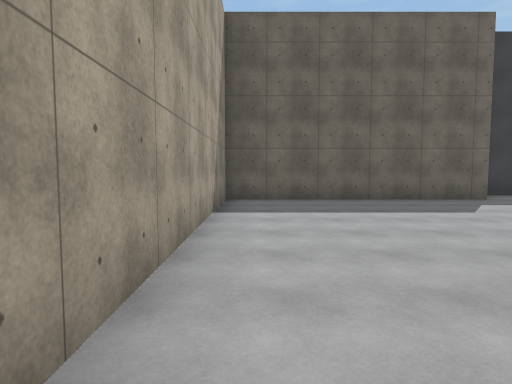
View 1 (above)

20 first-person views from a walk through a scene from a Unity 3-D project. The camera is 1.5 m above the floor, tilts 4° down and sees 75° across. The floor is counted in squares, 2 m on a side. Each view is taken from the middle of a square. On the plan, view 1 faces up. The plan holds only what a view shows up to about 11 squares ahead; the rest is blank. The place goes on beyond the plan. The player character is not drawn. Surface patterns are stand-ins for the level's own textures.

View 2
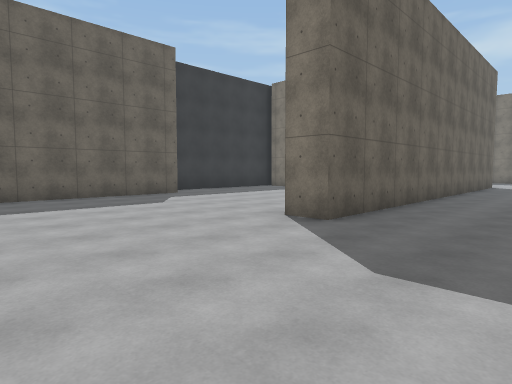

View 3
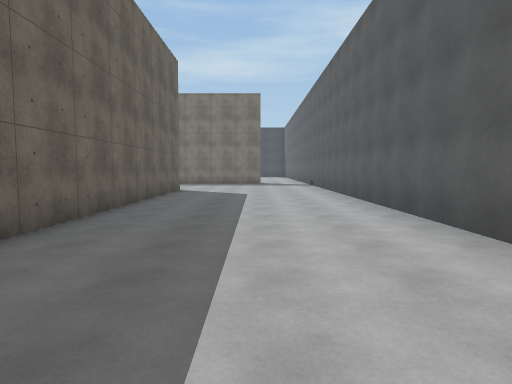

View 4
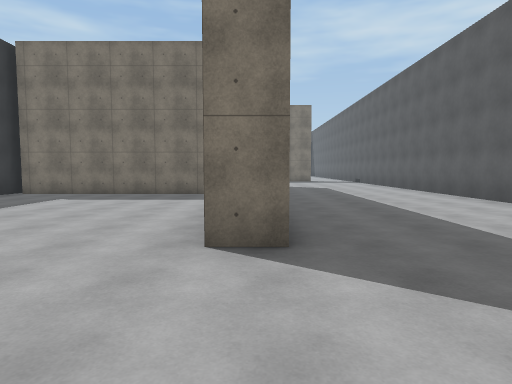

View 5
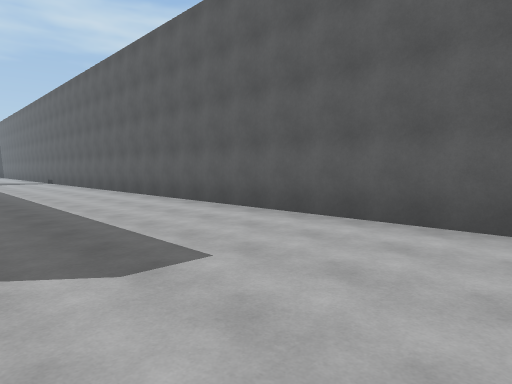

View 6
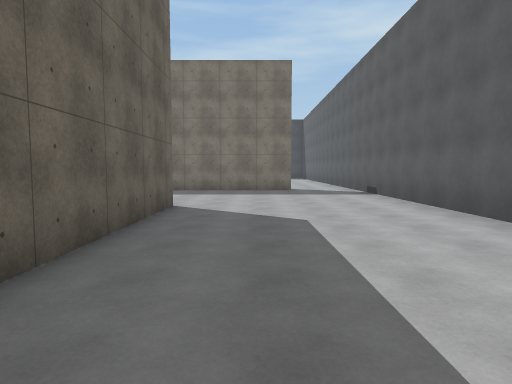

View 7
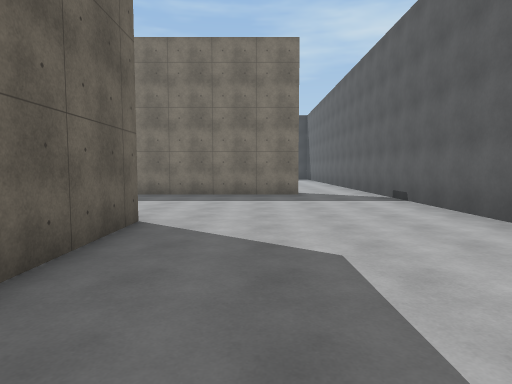

View 8
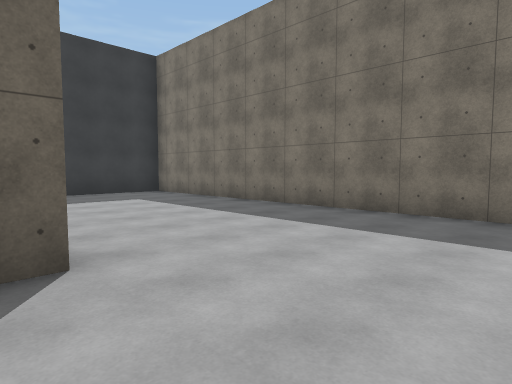

View 9
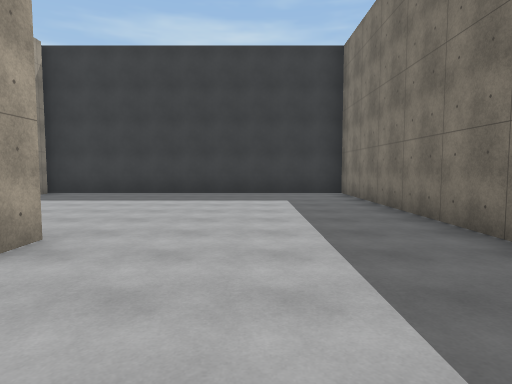

View 10
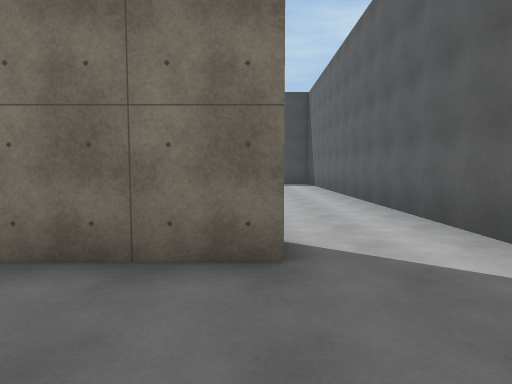

View 11
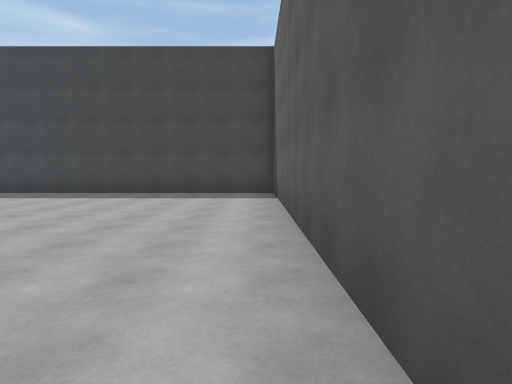

View 12
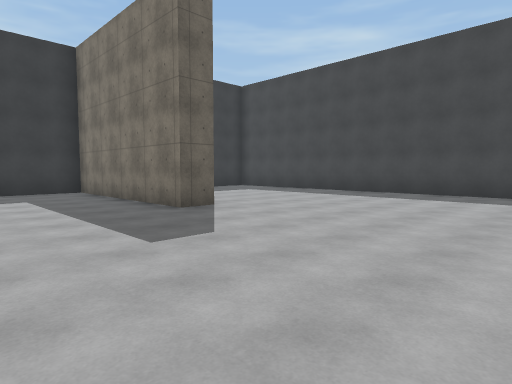

View 13
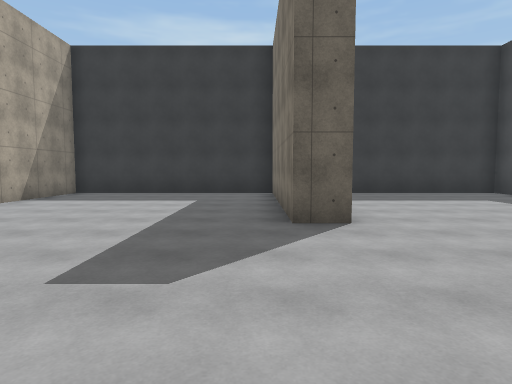

View 14
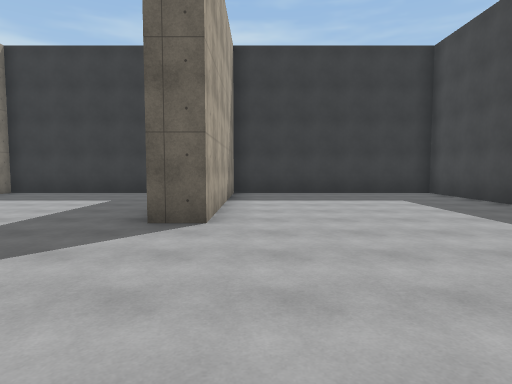

View 15
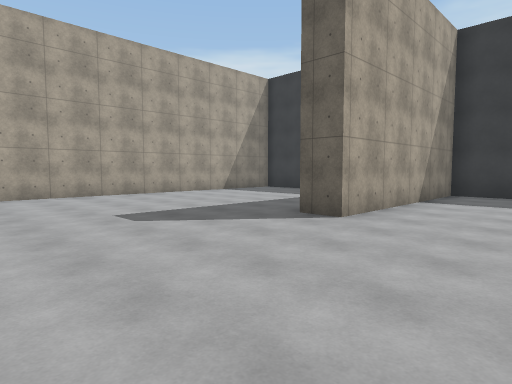

View 16
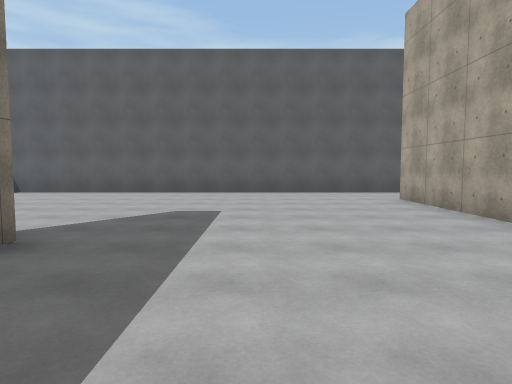

View 17
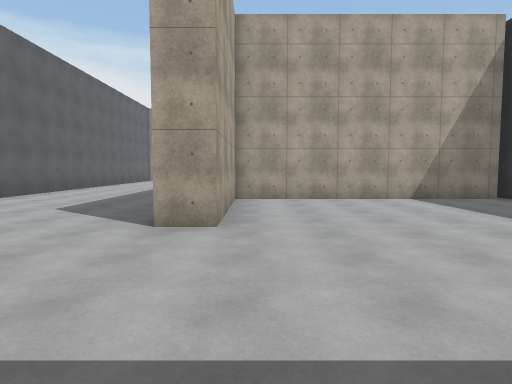

View 18
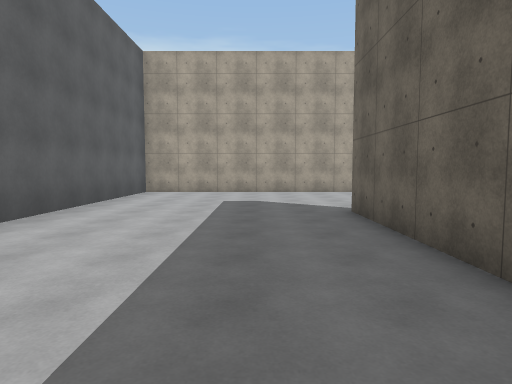

View 19
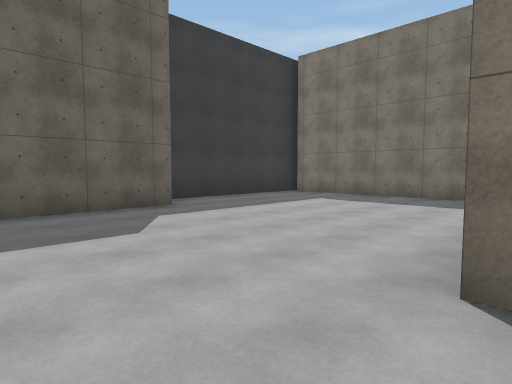

View 20
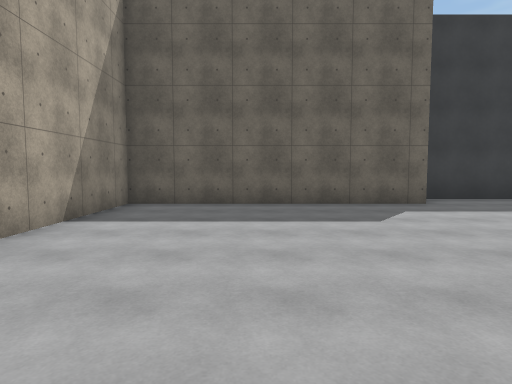

### Floor plan
Points are (right, up) in squares from view 1. A wall is a line through its corners. A room is listed if a view was taken in it or the views show most of it. See-through windows are left out.
Room 1 (views 1, 2, 3, 4, 5, 6, 7, 8, 9, 10, 17, 18, 19, 20)
walls: (10.9, 3.5) (10.9, 9); (11.8, 9) (11.8, 2.5) (15.7, 2.5) (15.7, 1.7) (4.2, 1.7) (4.2, 2.5); (5.8, 8.1) (-0.7, 8.1) (-0.7, -3.6) (21.5, -3.6); (20.6, -1.2) (20.6, 9.3) (6.1, 9.3)
ways out: opening at (21, -2.5) to room 2
Room 2 (views 11, 12, 13, 14, 15, 16)
walls: (21.5, -3.6) (34.4, -3.6) (34.4, 9.3) (28.3, 9.3) (28.3, 3.6) (27.5, 3.6) (27.5, 9.3) (21.4, 9.3) (21.4, -1.2)
ways out: opening at (21, -2.5) to room 1

Positions as (right, up) in squares from view 1, and headings:
1: (0, 0), facing up
2: (0, -1), facing up-right
3: (4, -1), facing right
4: (1, 2), facing right
5: (0, 1), facing down-right
6: (9, 0), facing right
7: (11, 0), facing right
8: (15, -1), facing up-right
9: (18, -1), facing up
10: (18, -1), facing right
11: (24, -3), facing right
12: (24, -2), facing up-right
13: (27, -1), facing up
14: (29, -1), facing up
15: (31, -1), facing up-left
16: (25, 7), facing down
17: (20, 3), facing left
18: (10, 0), facing left
19: (2, 2), facing up-right
20: (2, 1), facing up
